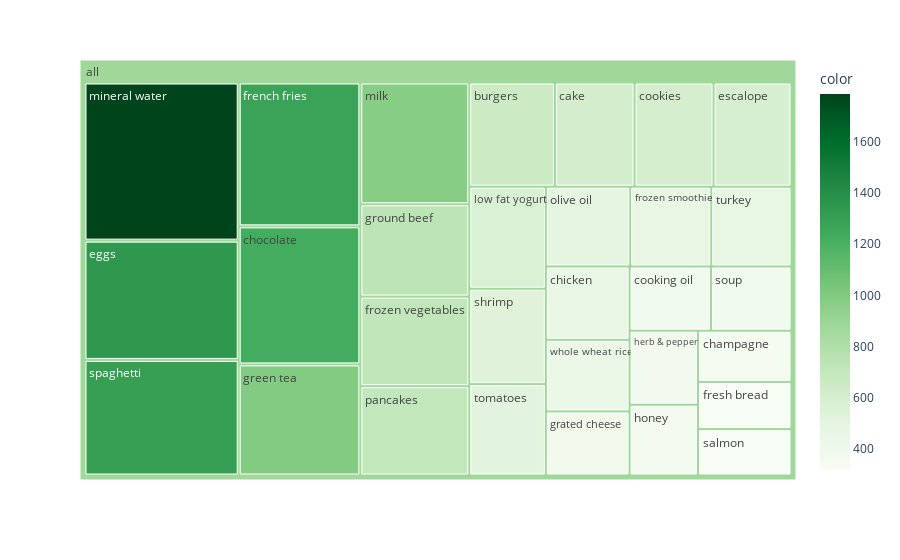

Notebook cell for this chart:
### Code cell
# importing required module
import plotly.express as px
# to have a same origin
df_table["all"] = "all" 
# creating tree map using plotly
fig = px.treemap(df_table.head(30), path=['all', "items"], values='incident_count',
                  color=df_table["incident_count"].head(30), hover_data=['items'],
                  color_continuous_scale='Greens',
                )
# ploting the treemap
fig.show()

### Figure 1 — Plotly figure (JSON) as saved in the notebook; plotly's stock layout.template omitted (floating-point values rounded to 4 significant figures)
{"data": [{"branchvalues": "total", "customdata": [["burgers", 654], ["cake", 608], ["champagne", 351], ["chicken", 450], ["chocolate", 1230], ["cookies", 603], ["cooking oil", 383], ["eggs", 1348], ["escalope", 595], ["french fries", 1282], ["fresh bread", 323], ["frozen smoothie", 474], ["frozen vegetables", 715], ["grated cheese", 393], ["green tea", 990], ["ground beef", 737], ["herb & pepper", 371], ["honey", 355], ["low fat yogurt", 573], ["milk", 972], ["mineral water", 1787], ["olive oil", 493], ["pancakes", 713], ["salmon", 318], ["shrimp", 535], ["soup", 379], ["spaghetti", 1306], ["tomatoes", 513], ["turkey", 469], ["whole wheat rice", 439], ["(?)", 877.9]], "domain": {"x": [0, 1], "y": [0, 1]}, "hovertemplate": "labels=%{label}<br>incident_count=%{value}<br>parent=%{parent}<br>id=%{id}<br>items=%{customdata[0]}<br>color=%{color}<extra></extra>", "ids": ["all/burgers", "all/cake", "all/champagne", "all/chicken", "all/chocolate", "all/cookies", "all/cooking oil", "all/eggs", "all/escalope", "all/french fries", "all/fresh bread", "all/frozen smoothie", "all/frozen vegetables", "all/grated cheese", "all/green tea", "all/ground beef", "all/herb & pepper", "all/honey", "all/low fat yogurt", "all/milk", "all/mineral water", "all/olive oil", "all/pancakes", "all/salmon", "all/shrimp", "all/soup", "all/spaghetti", "all/tomatoes", "all/turkey", "all/whole wheat rice", "all"], "labels": ["burgers", "cake", "champagne", "chicken", "chocolate", "cookies", "cooking oil", "eggs", "escalope", "french fries", "fresh bread", "frozen smoothie", "frozen vegetables", "grated cheese", "green tea", "ground beef", "herb & pepper", "honey", "low fat yogurt", "milk", "mineral water", "olive oil", "pancakes", "salmon", "shrimp", "soup", "spaghetti", "tomatoes", "turkey", "whole wheat rice", "all"], "marker": {"coloraxis": "coloraxis", "colors": [654, 608, 351, 450, 1230, 603, 383, 1348, 595, 1282, 323, 474, 715, 393, 990, 737, 371, 355, 573, 972, 1787, 493, 713, 318, 535, 379, 1306, 513, 469, 439, 877.9]}, "name": "", "parents": ["all", "all", "all", "all", "all", "all", "all", "all", "all", "all", "all", "all", "all", "all", "all", "all", "all", "all", "all", "all", "all", "all", "all", "all", "all", "all", "all", "all", "all", "all", ""], "type": "treemap", "values": [654, 608, 351, 450, 1230, 603, 383, 1348, 595, 1282, 323, 474, 715, 393, 990, 737, 371, 355, 573, 972, 1787, 493, 713, 318, 535, 379, 1306, 513, 469, 439, 20359]}], "layout": {"coloraxis": {"colorbar": {"title": {"text": "color"}}, "colorscale": [[0, "rgb(247,252,245)"], [0.125, "rgb(229,245,224)"], [0.25, "rgb(199,233,192)"], [0.375, "rgb(161,217,155)"], [0.5, "rgb(116,196,118)"], [0.625, "rgb(65,171,93)"], [0.75, "rgb(35,139,69)"], [0.875, "rgb(0,109,44)"], [1, "rgb(0,68,27)"]]}, "legend": {"tracegroupgap": 0}, "margin": {"t": 60}}}
